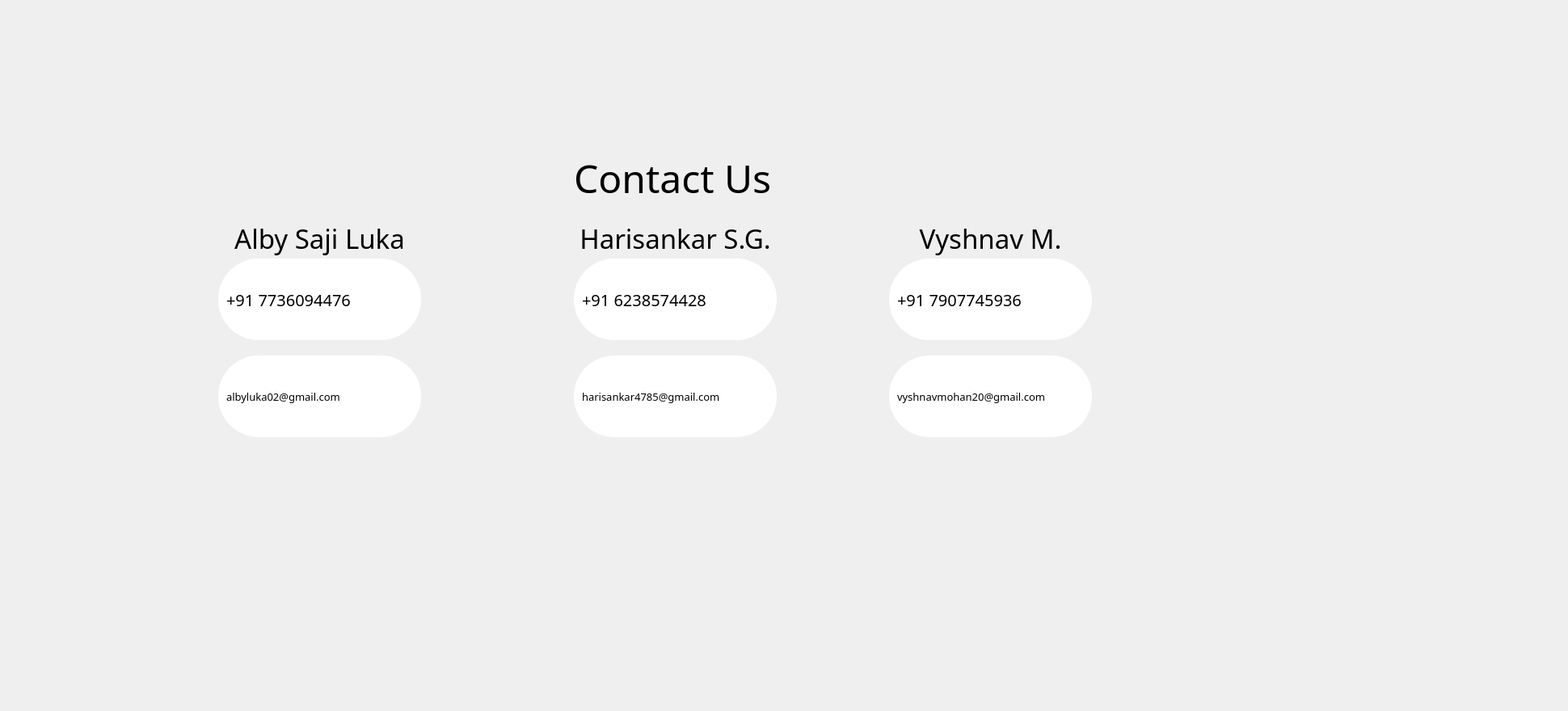
             <widget class="QWidget" name="Help_page">
              <widget class="QWidget" name="widget_17" native="true">
               <property name="geometry">
                <rect>
                 <x>0</x>
                 <y>0</y>
                 <width>1931</width>
                 <height>871</height>
                </rect>
               </property>
               <widget class="QWidget" name="widget_19" native="true">
                <property name="geometry">
                 <rect>
                  <x>250</x>
                  <y>180</y>
                  <width>1111</width>
                  <height>471</height>
                 </rect>
                </property>
                <property name="styleSheet">
                 <string notr="true">QPushButton{
text-align:left;
padding:5px 10px;
border-radius:50px;
background-color:rgb(255,255, 255);
color: rgb(0,0,0);
}
QPushButton:hover{

text-align:left;
background-color: rgb(97, 97, 97);
border-radius:50px;
color: rgb(255,255,255);
}</string>
                </property>
                <widget class="QLabel" name="label_3">
                 <property name="geometry">
                  <rect>
                   <x>460</x>
                   <y>10</y>
                   <width>311</width>
                   <height>61</height>
                  </rect>
                 </property>
                 <property name="font">
                  <font>
                   <family>Maiandra GD</family>
                   <pointsize>36</pointsize>
                  </font>
                 </property>
                 <property name="text">
                  <string>Contact Us</string>
                 </property>
                </widget>
                <widget class="QLabel" name="label_29">
                 <property name="geometry">
                  <rect>
                   <x>20</x>
                   <y>90</y>
                   <width>251</width>
                   <height>50</height>
                  </rect>
                 </property>
                 <property name="sizePolicy">
                  <sizepolicy hsizetype="Expanding" vsizetype="Expanding">
                   <horstretch>0</horstretch>
                   <verstretch>0</verstretch>
                  </sizepolicy>
                 </property>
                 <property name="minimumSize">
                  <size>
                   <width>225</width>
                   <height>0</height>
                  </size>
                 </property>
                 <property name="font">
                  <font>
                   <family>Maiandra GD</family>
                   <pointsize>25</pointsize>
                  </font>
                 </property>
                 <property name="text">
                  <string>Alby Saji Luka</string>
                 </property>
                 <property name="alignment">
                  <set>Qt::AlignCenter</set>
                 </property>
                </widget>
                <widget class="QLabel" name="label_30">
                 <property name="geometry">
                  <rect>
                   <x>460</x>
                   <y>90</y>
                   <width>251</width>
                   <height>50</height>
                  </rect>
                 </property>
                 <property name="sizePolicy">
                  <sizepolicy hsizetype="Expanding" vsizetype="Expanding">
                   <horstretch>0</horstretch>
                   <verstretch>0</verstretch>
                  </sizepolicy>
                 </property>
                 <property name="minimumSize">
                  <size>
                   <width>225</width>
                   <height>0</height>
                  </size>
                 </property>
                 <property name="font">
                  <font>
                   <family>Maiandra GD</family>
                   <pointsize>25</pointsize>
                  </font>
                 </property>
                 <property name="text">
                  <string>Harisankar S.G.</string>
                 </property>
                 <property name="alignment">
                  <set>Qt::AlignCenter</set>
                 </property>
                </widget>
                <widget class="QLabel" name="label_31">
                 <property name="geometry">
                  <rect>
                   <x>850</x>
                   <y>90</y>
                   <width>251</width>
                   <height>50</height>
                  </rect>
                 </property>
                 <property name="sizePolicy">
                  <sizepolicy hsizetype="Expanding" vsizetype="Expanding">
                   <horstretch>0</horstretch>
                   <verstretch>0</verstretch>
                  </sizepolicy>
                 </property>
                 <property name="minimumSize">
                  <size>
                   <width>225</width>
                   <height>0</height>
                  </size>
                 </property>
                 <property name="font">
                  <font>
                   <family>Maiandra GD</family>
                   <pointsize>25</pointsize>
                  </font>
                 </property>
                 <property name="text">
                  <string>Vyshnav M.</string>
                 </property>
                 <property name="alignment">
                  <set>Qt::AlignCenter</set>
                 </property>
                </widget>
                <widget class="QPushButton" name="pushButton">
                 <property name="geometry">
                  <rect>
                   <x>20</x>
                   <y>140</y>
                   <width>251</width>
                   <height>101</height>
                  </rect>
                 </property>
                 <property name="font">
                  <font>
                   <family>Maiandra GD</family>
                   <pointsize>15</pointsize>
                  </font>
                 </property>
                 <property name="styleSheet">
                  <string notr="true"/>
                 </property>
                 <property name="text">
                  <string>+91 7736094476</string>
                 </property>
                 <property name="icon">
                  <iconset>
                   <normaloff>call.png</normaloff>call.png</iconset>
                 </property>
                 <property name="iconSize">
                  <size>
                   <width>45</width>
                   <height>49</height>
                  </size>
                 </property>
                </widget>
                <widget class="QPushButton" name="pushButton_2">
                 <property name="geometry">
                  <rect>
                   <x>20</x>
                   <y>260</y>
                   <width>251</width>
                   <height>101</height>
                  </rect>
                 </property>
                 <property name="font">
                  <font>
                   <family>Maiandra GD</family>
                   <pointsize>10</pointsize>
                  </font>
                 </property>
                 <property name="styleSheet">
                  <string notr="true"/>
                 </property>
                 <property name="text">
                  <string>albyluka02@gmail.com</string>
                 </property>
                 <property name="icon">
                  <iconset>
                   <normaloff>m.png</normaloff>m.png</iconset>
                 </property>
                 <property name="iconSize">
                  <size>
                   <width>42</width>
                   <height>48</height>
                  </size>
                 </property>
                </widget>
                <widget class="QPushButton" name="pushButton_3">
                 <property name="geometry">
                  <rect>
                   <x>460</x>
                   <y>260</y>
                   <width>251</width>
                   <height>101</height>
                  </rect>
                 </property>
                 <property name="font">
                  <font>
                   <family>Maiandra GD</family>
                   <pointsize>10</pointsize>
                  </font>
                 </property>
                 <property name="styleSheet">
                  <string notr="true"/>
                 </property>
                 <property name="text">
                  <string>harisankar4785@gmail.com</string>
                 </property>
                 <property name="icon">
                  <iconset>
                   <normaloff>m.png</normaloff>m.png</iconset>
                 </property>
                 <property name="iconSize">
                  <size>
                   <width>42</width>
                   <height>48</height>
                  </size>
                 </property>
                </widget>
                <widget class="QPushButton" name="pushButton_5">
                 <property name="geometry">
                  <rect>
                   <x>850</x>
                   <y>260</y>
                   <width>251</width>
                   <height>101</height>
                  </rect>
                 </property>
                 <property name="font">
                  <font>
                   <family>Maiandra GD</family>
                   <pointsize>10</pointsize>
                  </font>
                 </property>
                 <property name="styleSheet">
                  <string notr="true"/>
                 </property>
                 <property name="text">
                  <string>vyshnavmohan20@gmail.com</string>
                 </property>
                 <property name="icon">
                  <iconset>
                   <normaloff>m.png</normaloff>m.png</iconset>
                 </property>
                 <property name="iconSize">
                  <size>
                   <width>42</width>
                   <height>48</height>
                  </size>
                 </property>
                </widget>
                <widget class="QPushButton" name="pushButton_4">
                 <property name="geometry">
                  <rect>
                   <x>460</x>
                   <y>140</y>
                   <width>251</width>
                   <height>101</height>
                  </rect>
                 </property>
                 <property name="font">
                  <font>
                   <family>Maiandra GD</family>
                   <pointsize>15</pointsize>
                  </font>
                 </property>
                 <property name="styleSheet">
                  <string notr="true"/>
                 </property>
                 <property name="text">
                  <string>+91 6238574428</string>
                 </property>
                 <property name="icon">
                  <iconset>
                   <normaloff>call.png</normaloff>call.png</iconset>
                 </property>
                 <property name="iconSize">
                  <size>
                   <width>45</width>
                   <height>49</height>
                  </size>
                 </property>
                </widget>
                <widget class="QPushButton" name="pushButton_6">
                 <property name="geometry">
                  <rect>
                   <x>850</x>
                   <y>140</y>
                   <width>251</width>
                   <height>101</height>
                  </rect>
                 </property>
                 <property name="font">
                  <font>
                   <family>Maiandra GD</family>
                   <pointsize>15</pointsize>
                  </font>
                 </property>
                 <property name="styleSheet">
                  <string notr="true"/>
                 </property>
                 <property name="text">
                  <string>+91 7907745936</string>
                 </property>
                 <property name="icon">
                  <iconset>
                   <normaloff>call.png</normaloff>call.png</iconset>
                 </property>
                 <property name="iconSize">
                  <size>
                   <width>45</width>
                   <height>49</height>
                  </size>
                 </property>
                </widget>
               </widget>
              </widget>
             </widget>
